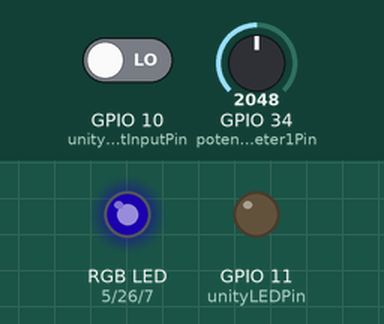
The sketch below on a simulated ESP32. On the bench: an RGB LED mixed from three pins (HIGH = lit), output pins drawn as LEDs (lit = HIGH). The test bench sets the inputs (shaded band); at power-on: GPIO 34 (potentiometer1Pin) = 2048, GPIO 10 (unityLightInputPin) LOW. Dim RGB values are drawn brighter than linear; WiFi joins after 1.5 s; servers stay silent unless stated; what the sketch prints to the serial monitor is not drawn.

Above: at 3.2 s.
3.3 s: GPIO 34 (potentiometer1Pin) set to 2071
At 3.9 s:
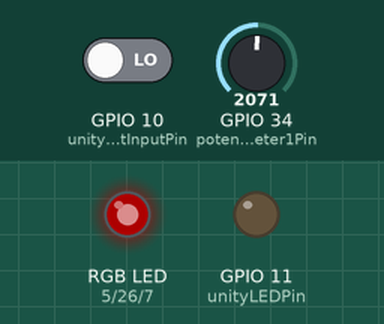
4.8 s: GPIO 10 (unityLightInputPin) driven HIGH
At 6.0 s:
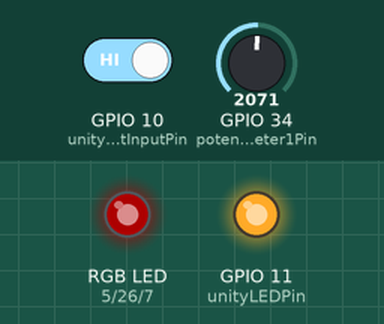
6.3 s: GPIO 34 (potentiometer1Pin) set to 2047
At 7.3 s:
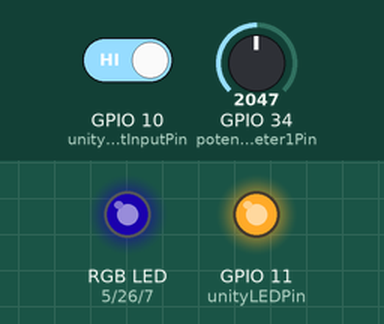
7.8 s: GPIO 34 (potentiometer1Pin) set to 1228
At 8.5 s:
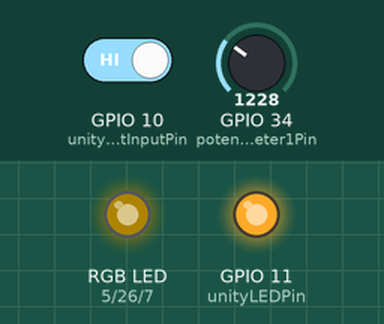
9.3 s: GPIO 10 (unityLightInputPin) driven LOW
At 9.6 s:
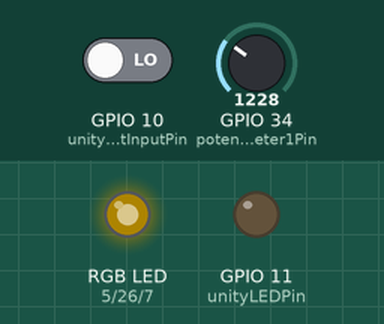
10.8 s: GPIO 34 (potentiometer1Pin) set to 491
At 12.0 s:
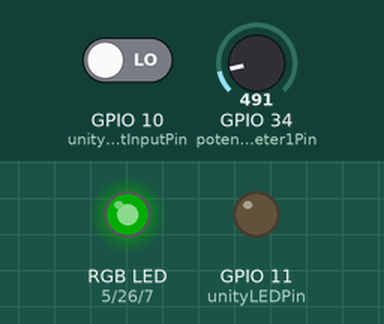
Timing chart, 0 to 13.3 s (numbered marks = the images above; inputs shaded):
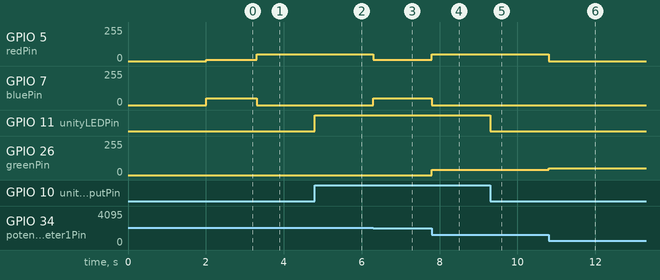

The sketch:

unityNetworkCodeAzurewave.ino
```cpp
#include <WiFi.h>
#include <WiFiUdp.h>

char ssid[] = "meshmeshmesh";    // Set your Wi-Fi SSID
char password[] = "sparkyasu";    // Set your Wi-Fi password
int status = WL_IDLE_STATUS;        // Indicator of Wi-Fi status
WiFiUDP udp;

const int udpPort = 4211;
//const int buttonPin = 21;
//const int potPin = A0;

//const int ledPin = 4;
//int ledBrightness;

const byte unityLightInputPin = 10;
const byte unityLEDPin = 11;
const byte potentiometer1Pin = A6;

const byte redPin = 5;
const byte greenPin = 26; //should be on 6, but having hardware issues
const byte bluePin = 7;

const byte value = 20;

//variables for color adjustments on potentiometer
byte hue = 0;
byte red = 0;
byte blue = 0;
byte green = 0;

//light feedback
bool poweredOn = false;

//timer
int packetBaselineMillis = 0;
int packetDelayMillis = 40;

void setup() {
    Serial.begin(115200);
    pinMode(unityLEDPin, OUTPUT);
    pinMode(unityLightInputPin, INPUT);
    pinMode(potentiometer1Pin, INPUT);

    pinMode(redPin, OUTPUT);
    pinMode(bluePin, OUTPUT);
    pinMode(greenPin, OUTPUT);

    WiFi.begin(ssid, password);

    while (WiFi.status() != WL_CONNECTED) {
        delay(1000);
        Serial.print(".");
    }
    Serial.println("\nWi-Fi connected.");
    udp.begin(udpPort);
}

void loop() {
  //process on/off, prototype unity feedback
  byte unityLightInput = digitalRead(unityLightInputPin);
  Serial.print(unityLightInput);
  Serial.print(" ");
  if (unityLightInput == 1 && poweredOn == false) {
    poweredOn = true;
    digitalWrite(unityLEDPin, HIGH);
  } else if (unityLightInput == 0 && poweredOn == true) {
    poweredOn = false;
    digitalWrite(unityLEDPin, LOW);
  }

  //process color
  int potIn = analogRead(potentiometer1Pin);
  hue = map(potIn, 10, 1036, 0, 255);
  Serial.print(potIn - 10);
  Serial.print(" ");
  Serial.println(hue);
  calculateColors(hue);
  analogWrite(redPin, red);
  analogWrite(greenPin, green);
  analogWrite(bluePin, blue);

}

void packetHandler() {
  //S/R every 40ms
  int time = millis();
  if (time >= packetBaselineMillis + packetDelayMillis) {
    packetBaselineMillis = time;

    // 1. Send button state and potentiometer value to Unity
    int buttonState = digitalRead(unityLightInputPin);
    int potValue = analogRead(potentiometer1Pin);

    char packetBuffer[50];
    sprintf(packetBuffer, "Button: %d, Pot: %d", buttonState, potValue);

    udp.beginPacket("10.156.57.65", 4211); // Replace with Unity IP address
    udp.write(packetBuffer);
    udp.endPacket();

    // 2. Receive position data from Unity
    int packetSize = udp.parsePacket();
    if (packetSize) {
        char packetBuffer[255];
        int len = udp.read(packetBuffer, 255);
        if (len > 0) {
            packetBuffer[len] = 0;
        }

        Serial.println(packetBuffer); // Display received position data

        // Parse position data
        float posX, posY, posZ;
        sscanf(packetBuffer, "X:%f,Y:%f,Z:%f", &posX, &posY, &posZ);

        // Example of using the position values
        Serial.print("Position - X: ");
        Serial.print(posX);
        Serial.print(" Y: ");
        Serial.print(posY);
        Serial.print(" Z: ");
        Serial.println(posZ);

        // You can use posX, posY, and posZ to control servos, motors, etc.
        //ledBrightness = abs((int)posY %255);
        //analogWrite(ledPin, ledBrightness);
    }
  }
}

//Takes target hue value and processes into which format to use
void calculateColors(int hueIn) {
  //hue = hueIn;
  //HSV to RGB conversion formula found here: https://www.rapidtables.com/convert/color/hsv-to-rgb.html
  //All code is original

  //because value and saturation are both assumed to be 100%, the math involves A LOT of 1s
  double s = 1.0;
  double v = value / 100.0;
  double C = v * s;
  double X = C * (1.0 - abs(fmod(((double)hueIn / 60.0), 2.0) - 1.0));
  //Serial.println(fmod(((double) hueIn / 60.0), 2.0));
  int m = v - C;

  //assigns arrangement of coefficients C, X, and 0 based on input hue
  //then calls writeColors with that arrangement, which will convert that to RGB values
  if (hueIn >= 0 && hueIn < 60) {
    writeColors(C, X, 0, m);
  } else if (hueIn >= 60 && hueIn < 120) {
    writeColors(X, C, 0, m);
  } else if (hueIn >= 120 && hueIn < 180) {
    writeColors(0, C, X, m);
  } else if (hueIn >= 180 && hueIn < 240) {
    writeColors(0, X, C, m);
  } else if (hueIn >= 240 && hueIn < 300) {
    writeColors(X, 0, C, m);
  } else if (hueIn >= 300 && hueIn < 360) {
    writeColors(C, 0, X, m);
  }
}

//Convert input arrangement of rgb (on a float scale of 0.0 to 1.0) and zone to int values 0-255 for that zone
void writeColors(double thisRed, double thisGreen, double thisBlue, double m) {
  //map 0.0-1.0 to 0-255
  //(thisRed + m) *= 255;
  //(thisBlue + m) *= 255;
  //(thisGreen + m) *= 255;
  thisRed = (thisRed + m) * 255;
  thisGreen = (thisGreen + m) * 255;
  thisBlue = (thisBlue + m) * 255;

  red = thisRed;
  blue = thisBlue;
  green = thisGreen;
  /*
  Serial.print(red);
  Serial.print(" ");
  Serial.print(green);
  Serial.print(" ");
  Serial.println(rgbTimer);
  */
}
```

Measured:
- the behaviour switches between 2070 and 2071 on GPIO 34 (potentiometer1Pin) (found by bisection; images 0 and 1)
- after the input at 3.3 s, GPIO 5 (redPin): 8/255 → 51/255 at once; GPIO 7 (bluePin): 51/255 → 0/255 at once
- after the input at 4.8 s, GPIO 11 (unityLEDPin): LOW → HIGH at once
- after the input at 6.3 s, GPIO 5 (redPin): 51/255 → 8/255 at once; GPIO 7 (bluePin): 0/255 → 51/255 at once
- after the input at 7.8 s, GPIO 5 (redPin): 8/255 → 51/255 at once; GPIO 7 (bluePin): 51/255 → 0/255 at once; GPIO 26 (greenPin): 0/255 → 39/255 at once
- after the input at 9.3 s, GPIO 11 (unityLEDPin): HIGH → LOW at once
- after the input at 10.8 s, GPIO 5 (redPin): 51/255 → 0/255 at once; GPIO 26 (greenPin): 39/255 → 51/255 at once
